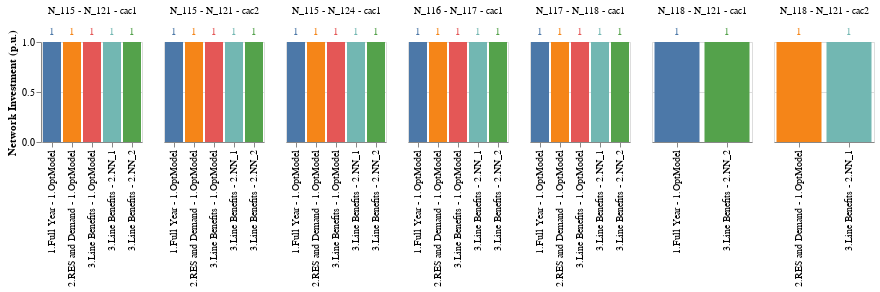

Notebook code for this chart:
### Code cell
import altair as alt

base = alt.Chart(df.reset_index()).encode(
    alt.X("Category4:O").title(''),
    alt.Y("sum(pu):Q").title('Network Investment (p.u.)'),
    alt.Color("Category4:N").title('').legend(None),
    alt.Text("sum(pu):Q", format=".0f"),
).properties(
    width=100,
    height=100
)

alt.layer(
    base.mark_bar(),
    base.mark_text(dy=-10)
).facet(
    alt.Column("Category5:N", title=None)
).configure_facet(spacing=20).resolve_scale(
  x='independent'
)

### Figure 1 — Vega-Lite specification as saved in the notebook (floating-point values rounded to 4 significant figures)
{"config": {"view": {"continuousWidth": 300, "continuousHeight": 300}, "facet": {"spacing": 20}}, "data": {"name": "data-ad70c4f0088b258f1d3bb1a4e919461e"}, "facet": {"field": "Category5", "title": null, "type": "nominal"}, "spec": {"layer": [{"mark": {"type": "bar"}, "encoding": {"color": {"field": "Category4", "legend": null, "title": "", "type": "nominal"}, "text": {"aggregate": "sum", "field": "pu", "format": ".0f", "type": "quantitative"}, "x": {"field": "Category4", "title": "", "type": "ordinal"}, "y": {"aggregate": "sum", "field": "pu", "title": "Network Investment (p.u.)", "type": "quantitative"}}}, {"mark": {"type": "text", "dy": -10}, "encoding": {"color": {"field": "Category4", "legend": null, "title": "", "type": "nominal"}, "text": {"aggregate": "sum", "field": "pu", "format": ".0f", "type": "quantitative"}, "x": {"field": "Category4", "title": "", "type": "ordinal"}, "y": {"aggregate": "sum", "field": "pu", "title": "Network Investment (p.u.)", "type": "quantitative"}}}], "height": 100, "width": 100}, "resolve": {"scale": {"x": "independent"}}, "$schema": "https://vega.github.io/schema/vega-lite/v5.8.0.json", "datasets": {"data-ad70c4f0088b258f1d3bb1a4e919461e": [{"InitialNode": "N_115", "FinalNode": "N_121", "Circuit": "cac1", "CaseName": "A.The_full_year_MILP - RTS24", "Category1": "Original", "Category2": "1.Full Year", "Category3": "1.OptModel", "Category4": "1.Full Year - 1.OptModel", "Category5": "N_115 - N_121 - cac1", "p.u.": 1.0, "pu": 1.0}, {"InitialNode": "N_115", "FinalNode": "N_121", "Circuit": "cac1", "CaseName": "D.Representative_days_based_on_RES_and_Demand - RTS24_ByStages", "Category1": "Representative Days", "Category2": "2.RES and Demand", "Category3": "1.OptModel", "Category4": "2.RES and Demand - 1.OptModel", "Category5": "N_115 - N_121 - cac1", "p.u.": 1.0, "pu": 1.0}, {"InitialNode": "N_115", "FinalNode": "N_121", "Circuit": "cac1", "CaseName": "E.Representative_days_based_on_Line_Benefits_OptModel - RTS24_ByStages", "Category1": "Representative Days", "Category2": "3.Line Benefits", "Category3": "1.OptModel", "Category4": "3.Line Benefits - 1.OptModel", "Category5": "N_115 - N_121 - cac1", "p.u.": 1.0, "pu": 1.0}, {"InitialNode": "N_115", "FinalNode": "N_121", "Circuit": "cac1", "CaseName": "F.Representative_days_based_on_Line_Benefit_NN_OC_fy_1 - RTS24_ByStages", "Category1": "Representative Days", "Category2": "3.Line Benefits", "Category3": "2.NN_1", "Category4": "3.Line Benefits - 2.NN_1", "Category5": "N_115 - N_121 - cac1", "p.u.": 1.0, "pu": 1.0}, {"InitialNode": "N_115", "FinalNode": "N_121", "Circuit": "cac1", "CaseName": "G.Representative_days_based_on_Line_Benefit_NN_OC_fy_2 - RTS24_ByStages", "Category1": "Representative Days", "Category2": "3.Line Benefits", "Category3": "2.NN_2", "Category4": "3.Line Benefits - 2.NN_2", "Category5": "N_115 - N_121 - cac1", "p.u.": 1.0, "pu": 1.0}, {"InitialNode": "N_115", "FinalNode": "N_121", "Circuit": "cac2", "CaseName": "A.The_full_year_MILP - RTS24", "Category1": "Original", "Category2": "1.Full Year", "Category3": "1.OptModel", "Category4": "1.Full Year - 1.OptModel", "Category5": "N_115 - N_121 - cac2", "p.u.": 1.0, "pu": 1.0}, {"InitialNode": "N_115", "FinalNode": "N_121", "Circuit": "cac2", "CaseName": "D.Representative_days_based_on_RES_and_Demand - RTS24_ByStages", "Category1": "Representative Days", "Category2": "2.RES and Demand", "Category3": "1.OptModel", "Category4": "2.RES and Demand - 1.OptModel", "Category5": "N_115 - N_121 - cac2", "p.u.": 1.0, "pu": 1.0}, {"InitialNode": "N_115", "FinalNode": "N_121", "Circuit": "cac2", "CaseName": "E.Representative_days_based_on_Line_Benefits_OptModel - RTS24_ByStages", "Category1": "Representative Days", "Category2": "3.Line Benefits", "Category3": "1.OptModel", "Category4": "3.Line Benefits - 1.OptModel", "Category5": "N_115 - N_121 - cac2", "p.u.": 1.0, "pu": 1.0}, {"InitialNode": "N_115", "FinalNode": "N_121", "Circuit": "cac2", "CaseName": "F.Representative_days_based_on_Line_Benefit_NN_OC_fy_1 - RTS24_ByStages", "Category1": "Representative Days", "Category2": "3.Line Benefits", "Category3": "2.NN_1", "Category4": "3.Line Benefits - 2.NN_1", "Category5": "N_115 - N_121 - cac2", "p.u.": 1.0, "pu": 1.0}, {"InitialNode": "N_115", "FinalNode": "N_121", "Circuit": "cac2", "CaseName": "G.Representative_days_based_on_Line_Benefit_NN_OC_fy_2 - RTS24_ByStages", "Category1": "Representative Days", "Category2": "3.Line Benefits", "Category3": "2.NN_2", "Category4": "3.Line Benefits - 2.NN_2", "Category5": "N_115 - N_121 - cac2", "p.u.": 1.0, "pu": 1.0}, {"InitialNode": "N_115", "FinalNode": "N_124", "Circuit": "cac1", "CaseName": "A.The_full_year_MILP - RTS24", "Category1": "Original", "Category2": "1.Full Year", "Category3": "1.OptModel", "Category4": "1.Full Year - 1.OptModel", "Category5": "N_115 - N_124 - cac1", "p.u.": 1.0, "pu": 1.0}, {"InitialNode": "N_115", "FinalNode": "N_124", "Circuit": "cac1", "CaseName": "D.Representative_days_based_on_RES_and_Demand - RTS24_ByStages", "Category1": "Representative Days", "Category2": "2.RES and Demand", "Category3": "1.OptModel", "Category4": "2.RES and Demand - 1.OptModel", "Category5": "N_115 - N_124 - cac1", "p.u.": 1.0, "pu": 1.0}, {"InitialNode": "N_115", "FinalNode": "N_124", "Circuit": "cac1", "CaseName": "E.Representative_days_based_on_Line_Benefits_OptModel - RTS24_ByStages", "Category1": "Representative Days", "Category2": "3.Line Benefits", "Category3": "1.OptModel", "Category4": "3.Line Benefits - 1.OptModel", "Category5": "N_115 - N_124 - cac1", "p.u.": 1.0, "pu": 1.0}, {"InitialNode": "N_115", "FinalNode": "N_124", "Circuit": "cac1", "CaseName": "F.Representative_days_based_on_Line_Benefit_NN_OC_fy_1 - RTS24_ByStages", "Category1": "Representative Days", "Category2": "3.Line Benefits", "Category3": "2.NN_1", "Category4": "3.Line Benefits - 2.NN_1", "Category5": "N_115 - N_124 - cac1", "p.u.": 1.0, "pu": 1.0}, {"InitialNode": "N_115", "FinalNode": "N_124", "Circuit": "cac1", "CaseName": "G.Representative_days_based_on_Line_Benefit_NN_OC_fy_2 - RTS24_ByStages", "Category1": "Representative Days", "Category2": "3.Line Benefits", "Category3": "2.NN_2", "Category4": "3.Line Benefits - 2.NN_2", "Category5": "N_115 - N_124 - cac1", "p.u.": 1.0, "pu": 1.0}, {"InitialNode": "N_116", "FinalNode": "N_117", "Circuit": "cac1", "CaseName": "A.The_full_year_MILP - RTS24", "Category1": "Original", "Category2": "1.Full Year", "Category3": "1.OptModel", "Category4": "1.Full Year - 1.OptModel", "Category5": "N_116 - N_117 - cac1", "p.u.": 1.0, "pu": 1.0}, {"InitialNode": "N_116", "FinalNode": "N_117", "Circuit": "cac1", "CaseName": "D.Representative_days_based_on_RES_and_Demand - RTS24_ByStages", "Category1": "Representative Days", "Category2": "2.RES and Demand", "Category3": "1.OptModel", "Category4": "2.RES and Demand - 1.OptModel", "Category5": "N_116 - N_117 - cac1", "p.u.": 1.0, "pu": 1.0}, {"InitialNode": "N_116", "FinalNode": "N_117", "Circuit": "cac1", "CaseName": "E.Representative_days_based_on_Line_Benefits_OptModel - RTS24_ByStages", "Category1": "Representative Days", "Category2": "3.Line Benefits", "Category3": "1.OptModel", "Category4": "3.Line Benefits - 1.OptModel", "Category5": "N_116 - N_117 - cac1", "p.u.": 1.0, "pu": 1.0}, {"InitialNode": "N_116", "FinalNode": "N_117", "Circuit": "cac1", "CaseName": "F.Representative_days_based_on_Line_Benefit_NN_OC_fy_1 - RTS24_ByStages", "Category1": "Representative Days", "Category2": "3.Line Benefits", "Category3": "2.NN_1", "Category4": "3.Line Benefits - 2.NN_1", "Category5": "N_116 - N_117 - cac1", "p.u.": 1.0, "pu": 1.0}, {"InitialNode": "N_116", "FinalNode": "N_117", "Circuit": "cac1", "CaseName": "G.Representative_days_based_on_Line_Benefit_NN_OC_fy_2 - RTS24_ByStages", "Category1": "Representative Days", "Category2": "3.Line Benefits", "Category3": "2.NN_2", "Category4": "3.Line Benefits - 2.NN_2", "Category5": "N_116 - N_117 - cac1", "p.u.": 1.0, "pu": 1.0}, {"InitialNode": "N_117", "FinalNode": "N_118", "Circuit": "cac1", "CaseName": "A.The_full_year_MILP - RTS24", "Category1": "Original", "Category2": "1.Full Year", "Category3": "1.OptModel", "Category4": "1.Full Year - 1.OptModel", "Category5": "N_117 - N_118 - cac1", "p.u.": 1.0, "pu": 1.0}, {"InitialNode": "N_117", "FinalNode": "N_118", "Circuit": "cac1", "CaseName": "D.Representative_days_based_on_RES_and_Demand - RTS24_ByStages", "Category1": "Representative Days", "Category2": "2.RES and Demand", "Category3": "1.OptModel", "Category4": "2.RES and Demand - 1.OptModel", "Category5": "N_117 - N_118 - cac1", "p.u.": 1.0, "pu": 1.0}, {"InitialNode": "N_117", "FinalNode": "N_118", "Circuit": "cac1", "CaseName": "E.Representative_days_based_on_Line_Benefits_OptModel - RTS24_ByStages", "Category1": "Representative Days", "Category2": "3.Line Benefits", "Category3": "1.OptModel", "Category4": "3.Line Benefits - 1.OptModel", "Category5": "N_117 - N_118 - cac1", "p.u.": 1.0, "pu": 1.0}, {"InitialNode": "N_117", "FinalNode": "N_118", "Circuit": "cac1", "CaseName": "F.Representative_days_based_on_Line_Benefit_NN_OC_fy_1 - RTS24_ByStages", "Category1": "Representative Days", "Category2": "3.Line Benefits", "Category3": "2.NN_1", "Category4": "3.Line Benefits - 2.NN_1", "Category5": "N_117 - N_118 - cac1", "p.u.": 1.0, "pu": 1.0}, {"InitialNode": "N_117", "FinalNode": "N_118", "Circuit": "cac1", "CaseName": "G.Representative_days_based_on_Line_Benefit_NN_OC_fy_2 - RTS24_ByStages", "Category1": "Representative Days", "Category2": "3.Line Benefits", "Category3": "2.NN_2", "Category4": "3.Line Benefits - 2.NN_2", "Category5": "N_117 - N_118 - cac1", "p.u.": 1.0, "pu": 1.0}, {"InitialNode": "N_118", "FinalNode": "N_121", "Circuit": "cac1", "CaseName": "A.The_full_year_MILP - RTS24", "Category1": "Original", "Category2": "1.Full Year", "Category3": "1.OptModel", "Category4": "1.Full Year - 1.OptModel", "Category5": "N_118 - N_121 - cac1", "p.u.": 1.0, "pu": 1.0}, {"InitialNode": "N_118", "FinalNode": "N_121", "Circuit": "cac1", "CaseName": "G.Representative_days_based_on_Line_Benefit_NN_OC_fy_2 - RTS24_ByStages", "Category1": "Representative Days", "Category2": "3.Line Benefits", "Category3": "2.NN_2", "Category4": "3.Line Benefits - 2.NN_2", "Category5": "N_118 - N_121 - cac1", "p.u.": 1.0, "pu": 1.0}, {"InitialNode": "N_118", "FinalNode": "N_121", "Circuit": "cac2", "CaseName": "D.Representative_days_based_on_RES_and_Demand - RTS24_ByStages", "Category1": "Representative Days", "Category2": "2.RES and Demand", "Category3": "1.OptModel", "Category4": "2.RES and Demand - 1.OptModel", "Category5": "N_118 - N_121 - cac2", "p.u.": 1.0, "pu": 1.0}, {"InitialNode": "N_118", "FinalNode": "N_121", "Circuit": "cac2", "CaseName": "F.Representative_days_based_on_Line_Benefit_NN_OC_fy_1 - RTS24_ByStages", "Category1": "Representative Days", "Category2": "3.Line Benefits", "Category3": "2.NN_1", "Category4": "3.Line Benefits - 2.NN_1", "Category5": "N_118 - N_121 - cac2", "p.u.": 1.0, "pu": 1.0}]}}
